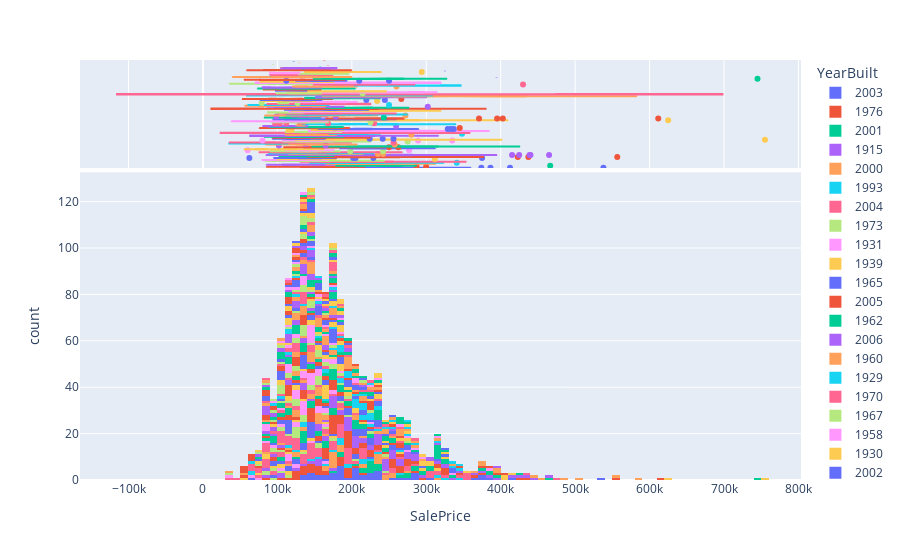

Notebook source saved alongside this figure:
### Code cell
import plotly.express as px
fig = px.histogram(copy_train, x='SalePrice',color='YearBuilt',marginal="box") 
fig.show()
